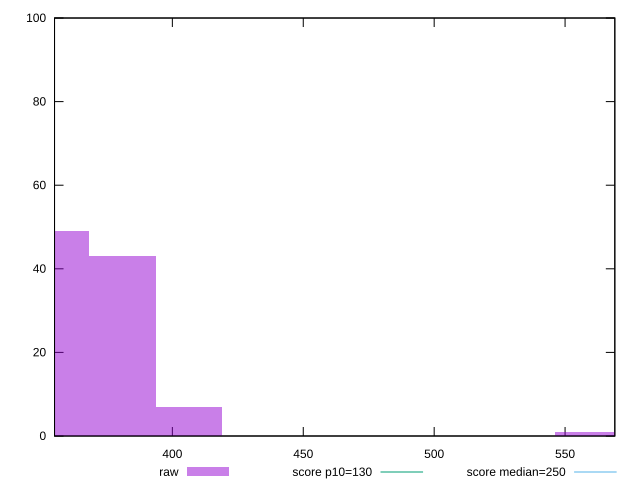

Source code (gnuplot):
reset

$raw <<EOF
558.7377133592144 1
380.957531835828 43
406.35470062488315 7
355.56036304677275 49
EOF

set key outside below
set boxwidth 25.397168789055197
set xrange [355:569]
set yrange [0:100]
set trange [0:100]
set style fill transparent solid 0.5 noborder

set parametric
set terminal svg size 640, 490 enhanced background rgb 'white'
set output "reports/report_00032_2021-02-25T10-28-15.087Z/max-potential-fid/samples/music/raw/histogram.svg"

plot $raw title "raw" with boxes, \
     130,t title "score p10=130", \
     250,t title "score median=250"

reset
